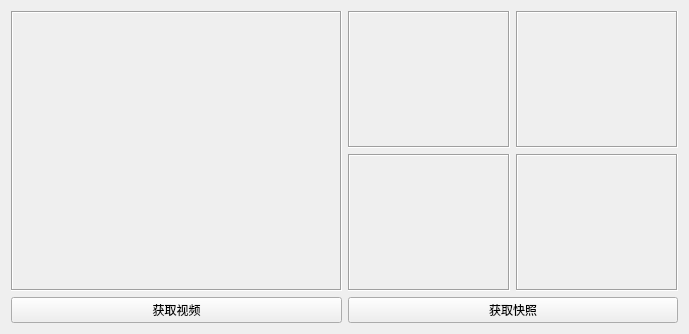
<?xml version="1.0" encoding="UTF-8"?>
<ui version="4.0">
 <class>superviseClientWidget</class>
 <widget class="QWidget" name="superviseClientWidget">
  <property name="geometry">
   <rect>
    <x>0</x>
    <y>0</y>
    <width>689</width>
    <height>334</height>
   </rect>
  </property>
  <property name="windowTitle">
   <string>远程视频监控系统</string>
  </property>
  <layout class="QGridLayout" name="gridLayout_2">
   <item row="0" column="0">
    <widget class="QLabel" name="labelMjpg">
     <property name="frameShape">
      <enum>QFrame::Box</enum>
     </property>
     <property name="frameShadow">
      <enum>QFrame::Sunken</enum>
     </property>
     <property name="text">
      <string/>
     </property>
    </widget>
   </item>
   <item row="0" column="1">
    <layout class="QGridLayout" name="gridLayout">
     <item row="0" column="0">
      <widget class="QLabel" name="labelJpeg1">
       <property name="frameShape">
        <enum>QFrame::Box</enum>
       </property>
       <property name="frameShadow">
        <enum>QFrame::Sunken</enum>
       </property>
       <property name="text">
        <string/>
       </property>
      </widget>
     </item>
     <item row="0" column="1">
      <widget class="QLabel" name="labelJpeg2">
       <property name="frameShape">
        <enum>QFrame::Box</enum>
       </property>
       <property name="frameShadow">
        <enum>QFrame::Sunken</enum>
       </property>
       <property name="text">
        <string/>
       </property>
      </widget>
     </item>
     <item row="1" column="0">
      <widget class="QLabel" name="labelJpeg3">
       <property name="frameShape">
        <enum>QFrame::Box</enum>
       </property>
       <property name="frameShadow">
        <enum>QFrame::Sunken</enum>
       </property>
       <property name="text">
        <string/>
       </property>
      </widget>
     </item>
     <item row="1" column="1">
      <widget class="QLabel" name="labelJpeg4">
       <property name="frameShape">
        <enum>QFrame::Box</enum>
       </property>
       <property name="frameShadow">
        <enum>QFrame::Sunken</enum>
       </property>
       <property name="text">
        <string/>
       </property>
      </widget>
     </item>
    </layout>
   </item>
   <item row="1" column="0">
    <widget class="QPushButton" name="btnGetMjpg">
     <property name="text">
      <string>获取视频</string>
     </property>
    </widget>
   </item>
   <item row="1" column="1">
    <widget class="QPushButton" name="btnGetJpeg">
     <property name="text">
      <string>获取快照</string>
     </property>
    </widget>
   </item>
  </layout>
 </widget>
 <resources/>
 <connections/>
</ui>
